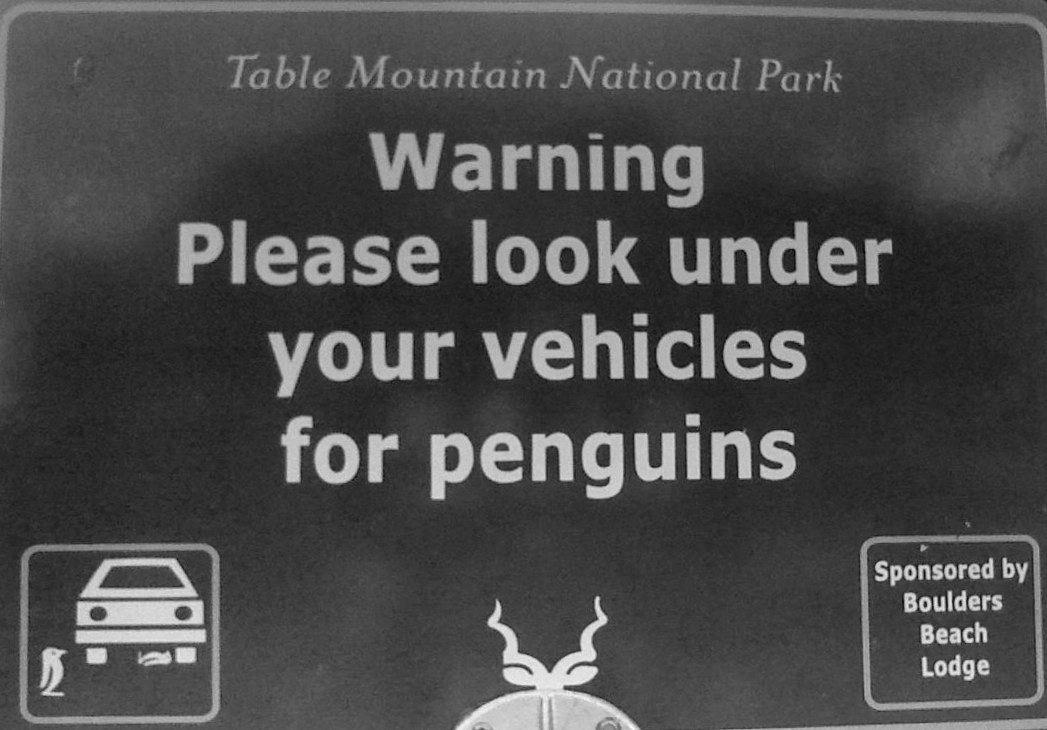
#> input picture ED2/penguins.png, 1047 x 730 px
$ jupyter execute ED2_Ruan_Oliveira_de_Jesus.ipynb   (shell and % lines are left out)
#> lines starting #> are read from the running program, lines starting #| are printed output that depends on the picture; after the words box and inside, x2 and y2 are one past the last pixel; in counts of white or black regions, pixels touching at a corner belong together
[cell 1]
import cv2 as cv
import numpy as np
import matplotlib.pyplot as plt
import sys

img = cv.imread(r"penguins.png") #leio a imagem
#> img is the input picture: shape (730, 1047, 3); min 0, max 253, mean 73.4

if img is None: #verifico se ela esta na pasta
    print("nao foi possivel ler a imagem")

plt.imshow(img, cmap = 'gray')
plt.axis('off')
plt.show() #ploto a imagem para conferir

# Questão 1) Leia a imagem e obtenha o histograma da imagem

[cell 2]
hist = cv.calcHist([img], [0], None, [256], [0, 256])
#> hist = 256 values, max 17581 at index 43, min 0 at index 2, mean 2985.6

#plot do histograma
plt.figure(figsize=(10, 4))
plt.plot(hist)
plt.title("Histograma da Imagem")
plt.xlabel("Nível de Cinza (0=Preto, 255=Branco)")
plt.ylabel("Nº de Pixels (Frequência)")
plt.grid(True)
plt.show()
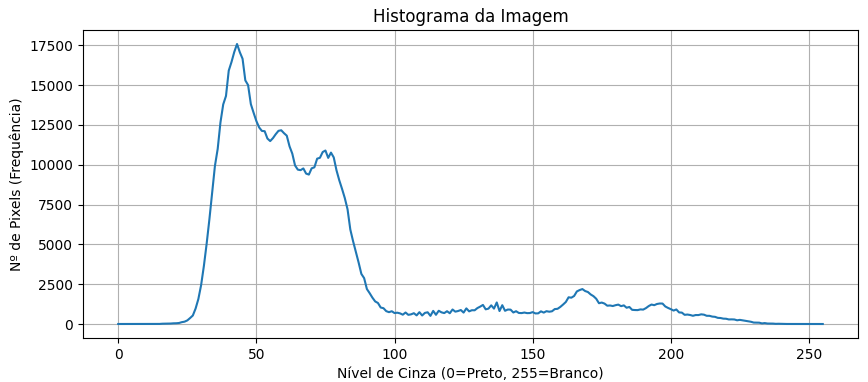
#> figure drawn by matplotlib, 1 panel; curve peaks at x = 43, y = 17581

# Questão 2) Determine o nível de cinza que ocorre com mais frequência na imagem

[cell 3]
#np.argmax() retorna o ÍNDICE o nível de cinza que tem o maior valor
nivel_mais_frequente = np.argmax(hist)
#> nivel_mais_frequente = 43
print(f"O nível de cinza que ocorre com mais frequência é: {nivel_mais_frequente}")
#| O nível de cinza que ocorre com mais frequência é: 43

# Questão 3) Inspecione visualmente o histograma da imagem e determine um limite adequado para obter uma imagem binaria sem perda de informações relevantes na imagem.

[cell 4]
#o histograma tem dois picos
#vou usar o ponto mais baixo como um limiar
limiar_escolhido = 135

#cv.threshold(imagem, limiar, valor_max, tipo)
#qualquer pixel > 135 se torna 255
# Qualquer pixel <= 135 se torna 0
ret, img_binaria = cv.threshold(img, limiar_escolhido, 255, cv.THRESH_BINARY)
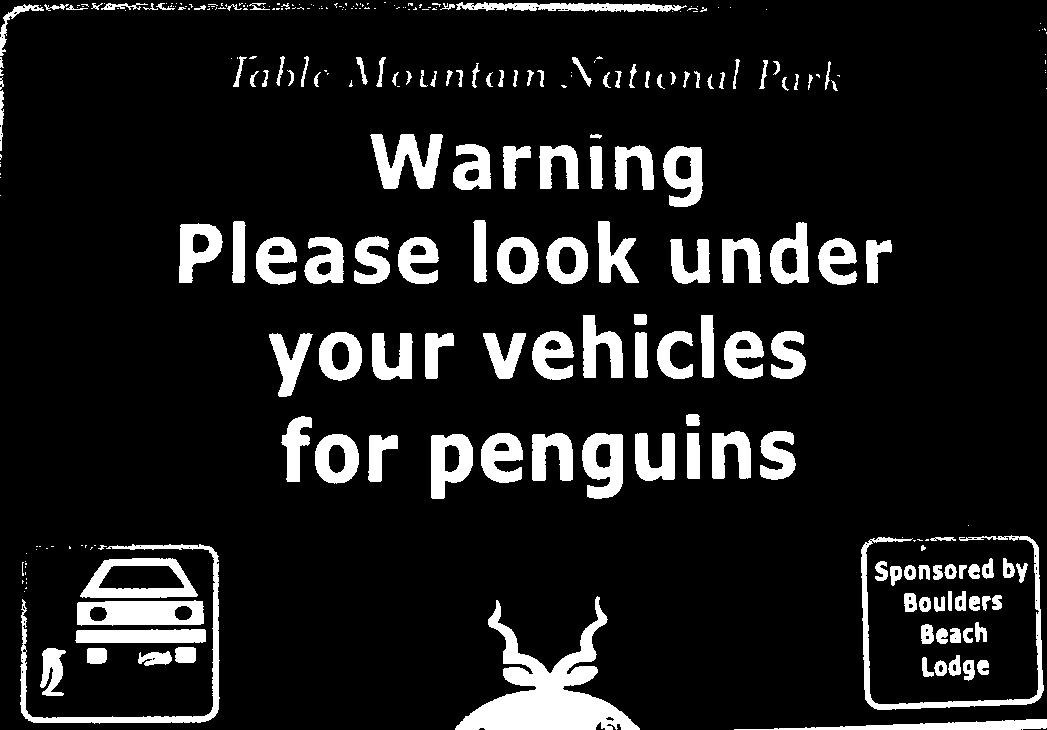
#> img_binaria: shape (730, 1047, 3); 11.5% white; 293 white regions (146 under 20 px), largest, box (x1, y1, x2, y2) and area: (455, 596, 640, 730) 8860, (20, 544, 220, 724) 3065, (861, 535, 1044, 710) 3030
#> ret = 135

print(f"Limiar (Threshold) escolhido visualmente: {limiar_escolhido}")
